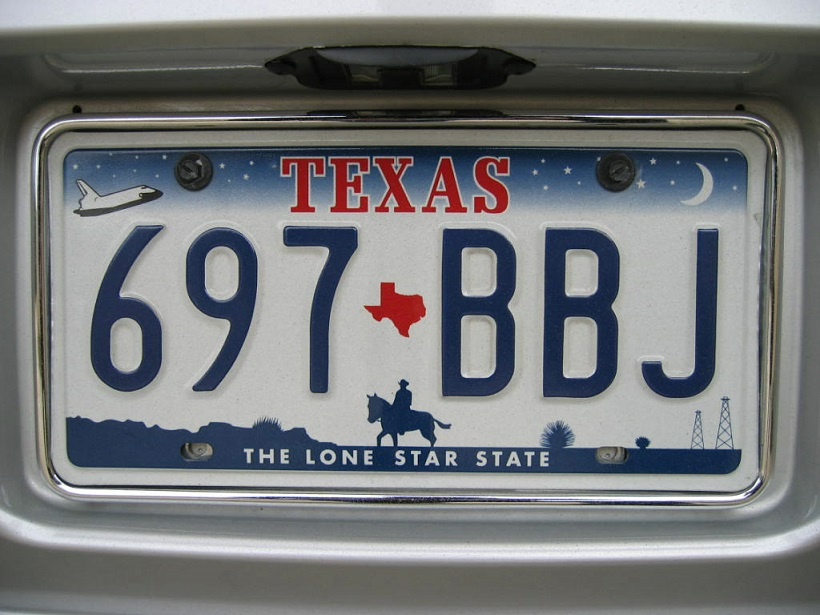
//> input picture image.png, 820 x 615 px
$ ./Main   (built with g++ and OpenCV 4)
//> lines starting //> are read from the running program, lines starting //| are printed output that depends on the picture; after the words box and inside, x2 and y2 are one past the last pixel; in counts of white or black regions, pixels touching at a corner belong together
// Main.cpp

#include<opencv2/core/core.hpp>
#include<opencv2/highgui/highgui.hpp>
#include<opencv2/imgproc/imgproc.hpp>

#include<iostream>
#include<conio.h>           // may have to modify this line if not using Windows

///////////////////////////////////////////////////////////////////////////////////////////////////
int main() {

    // open the original image
    cv::Mat imgOriginal;
    imgOriginal = cv::imread("image.png");
//> imgOriginal is the input picture: 615 rows x 820 cols, CV_8UC3; mean B, G, R 121.7, 120, 117.5

    // verify the image opened successfully, if not, bail
    if (imgOriginal.empty()) {
        std::cout << "error: image not read from file\n\n";
        _getch();                               // may have to modify this line if not using Windows
        return(0);
    }
    cv::imshow("imgOriginal", imgOriginal);

    // convert to grayscale
    cv::Mat imgGrayscale;
    cv::cvtColor(imgOriginal, imgGrayscale, CV_BGR2GRAY);
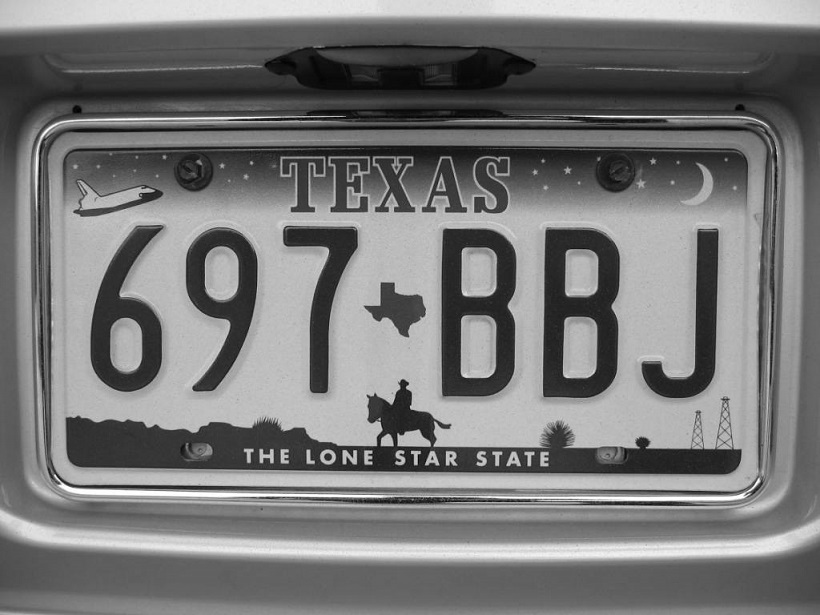
//> imgGrayscale: 615 rows x 820 cols, CV_8UC1; min 0, max 255, mean 119.4
    cv::imshow("imgGrayscale", imgGrayscale);

    // choose either threshold or adaptiveThreshold() depending on the image and situation

    // threshold() way with OTSU thresholding
    cv::Mat imgThresh;
    cv::threshold(imgGrayscale, imgThresh, 0, 255.0, CV_THRESH_BINARY | CV_THRESH_OTSU);
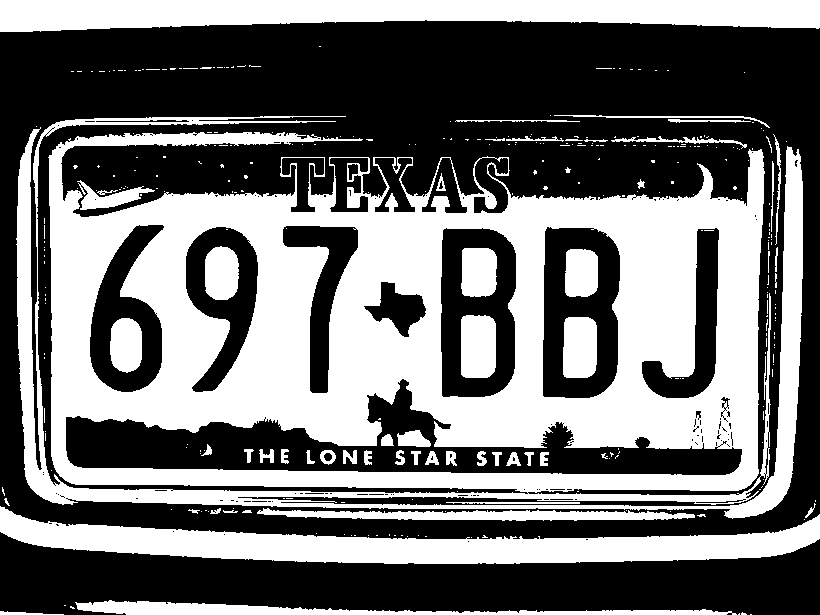
//> imgThresh: 615 rows x 820 cols, CV_8UC1; 44.3% white; 319 white regions (260 under 20 px), largest, box (x1, y1, x2, y2) and area: (16, 116, 803, 519) 157668, (0, 506, 820, 564) 20774, (0, 0, 820, 32) 20415
    cv::imshow("imgThresh", imgThresh);

    // adaptiveThreshold() way
    cv::adaptiveThreshold(imgGrayscale, imgThresh, 255.0, CV_ADAPTIVE_THRESH_GAUSSIAN_C, CV_THRESH_BINARY_INV, 19, 9);
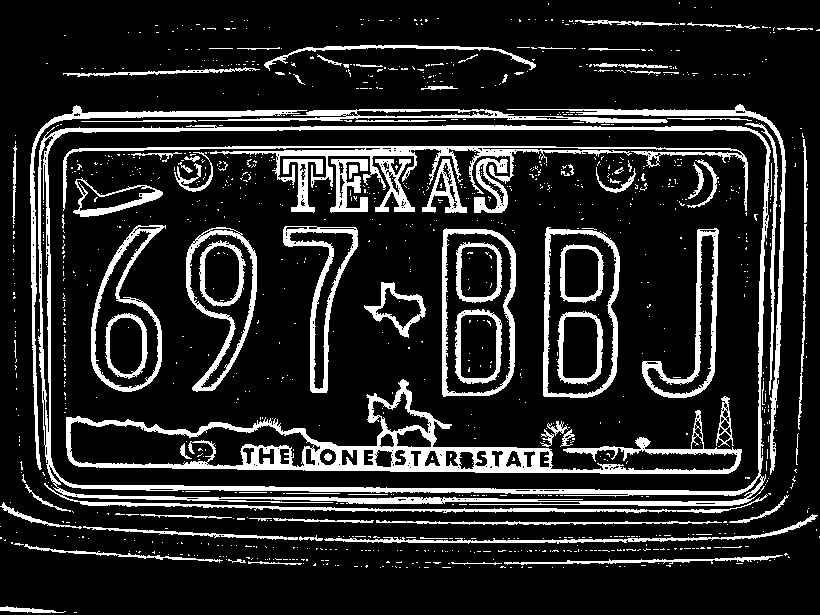
//> imgThresh: 615 rows x 820 cols, CV_8UC1; 15.5% white; 1135 white regions (1034 under 20 px)
    cv::imshow("imgThresh", imgThresh);

    // find contours
    std::vector<std::vector<cv::Point> > contours;
    cv::findContours(imgThresh.clone(), contours, CV_RETR_LIST, CV_CHAIN_APPROX_SIMPLE);
//> contours = 1567 contours, 1417 with area under 20; largest, box (x1, y1, x2, y2) and area: (38, 125, 771, 513) 271297, (47, 129, 768, 492) 254048, (66, 379, 742, 474) 20961, (543, 227, 620, 398) 11696, (442, 228, 516, 397) 11449

    // draw contours
    cv::Mat imgContours(imgOriginal.size(), CV_8UC3, cv::Scalar(0.0, 0.0, 0.0));
    cv::drawContours(imgContours, contours, -1, cv::Scalar(255.0, 255.0, 255.0));
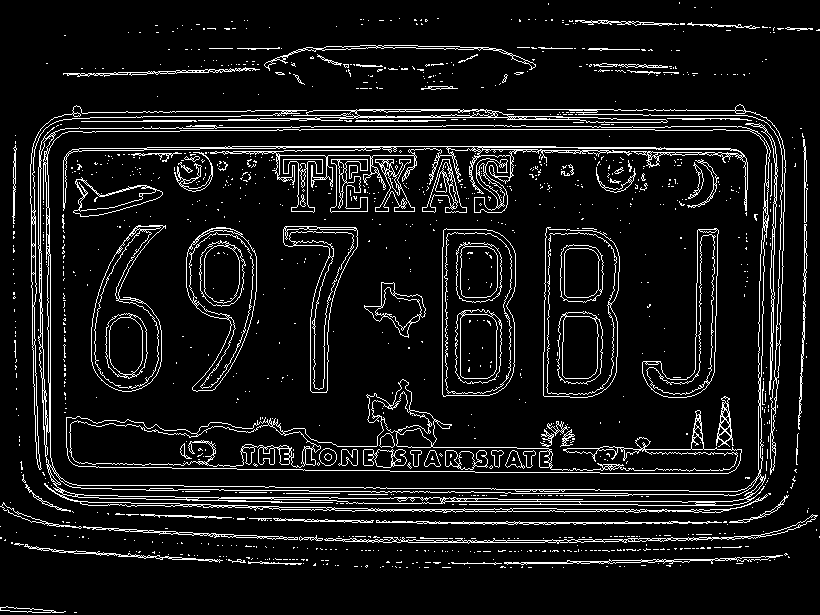
//> imgContours: 615 rows x 820 cols, CV_8UC3; 8.7% white in thin lines or dots
    cv::imshow("imgContours", imgContours);

    cv::waitKey(0);                 // hold windows open until user presses a key
    return(0);
}
